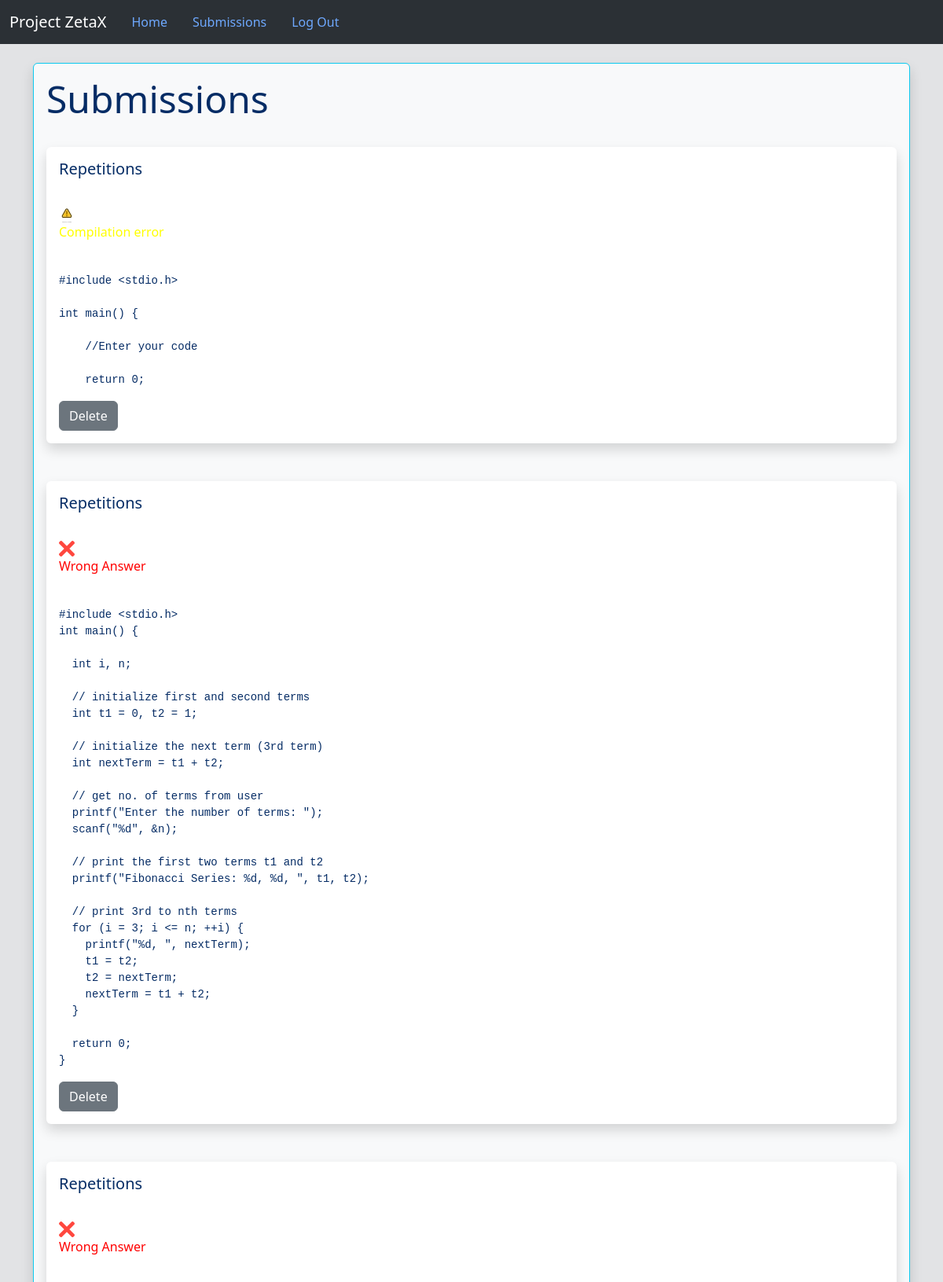
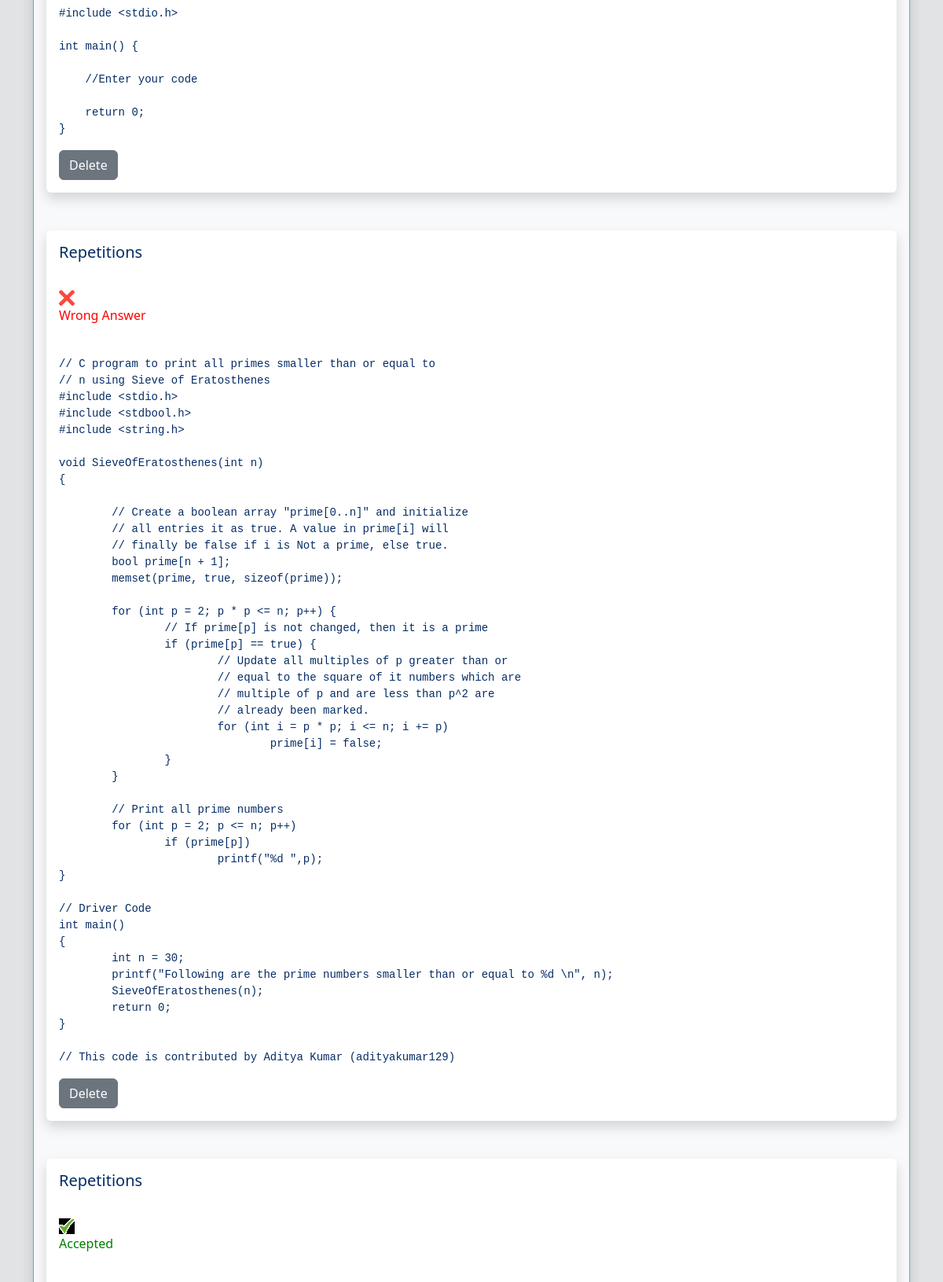
Page /get_submissions/2 (signed in, upper part) on the committed database (2 pictures, top to bottom).
### Project/models.py (models this page shows, shortened)
class Problem(db.Model):
    __bind_key = 'problems'
    id = db.Column(db.Integer, primary_key=True)
    title = db.Column(db.String(100), nullable=False)
    description = db.Column(db.String(2000), nullable=False)
    sample_input = db.Column(db.String(100), nullable=False)
    sample_output = db.Column(db.String(100), nullable=False)
    exe_time = db.Column(db.Integer, nullable=False)
    exe_space = db.Column(db.Integer, nullable=False)
    judging_testcases = db.Column(db.String(1000000),nullable=False)
    exp_testcases_output = db.Column(db.String(1000000),nullable=False)
    user_id = db.Column(db.Integer, db.ForeignKey('user.id'))
    submission = db.relationship('Submissions',backref='problem')

class Submissions(db.Model):
    __bind_key = 'submissions'
    id = db.Column(db.Integer,primary_key=True)
    user_code = db.Column(db.String(100000))
    status = db.Column(db.String(100),nullable=False)
    user_id = db.Column(db.Integer,db.ForeignKey('user.id'))
    problem_id = db.Column(db.Integer,db.ForeignKey('problem.id'))

### Project/routes.py (the view)
    def wrapped_function_contestant(*args,**kwargs):
        if (current_user.is_authenticated) and (current_user.type != 'Contestant'):
            flash("Please log in as Contestant to access this page",'error')
            return redirect(url_for('home'))
        return inner_func(*args,**kwargs)

### Project/models.py (called while the page is built)
@login_manager.user_loader
def load_user(id):
    return User.query.get(int(id))

### Project/routes.py (called while the page is built)
def contestant_required(inner_func):
    def wrapped_function_contestant(*args,**kwargs):
        if (current_user.is_authenticated) and (current_user.type != 'Contestant'):
            flash("Please log in as Contestant to access this page",'error')
            return redirect(url_for('home'))
        return inner_func(*args,**kwargs)
    wrapped_function_contestant.__name__ = inner_func.__name__
    return wrapped_function_contestant

@app.route('/get_submissions/<int:id>',methods=['GET','POST'])
@login_required
@contestant_required
def get_submissions(id):
    contestant = User.query.get_or_404(id)
    problems = Problem.query.all()
    return render_template('submissions.html',submissions=contestant.submissions,problems=problems)

### Project/templates/submissions.html (shortened to what this page needs)
{% extends 'base.html' %}
{% block content %}
    <br/>
    <div class="container-fluid bg-body-tertiary border border-info shadow p-3 mb-5 rounded">
        <h1>Submissions</h1>
        <br/>
        {% for submission in submissions %}
            {% for problem in problems %}
                {% if problem.id == submission.problem_id %}
                    <div  class="shadow p-3 mb-5 bg-body rounded">
                        <h4>{{ problem.title }}</h4><br/>
                        {% if submission.status == "Accepted" %}
                            <img src="{{ url_for('static',filename='assets/right.jpg')}}">
                            <p style="color: green;">Accepted</p>
                        {% elif submission.status == "Wrong Answer" %}
                            <img src="{{ url_for('static',filename='assets/wrong.png')}}">
                            <p style="color: red;">Wrong Answer</p>
                        {% else %}
                            <img src="{{ url_for('static',filename='assets/compilation_error.jpg')}}">
                            <p style="color: yellow;">Compilation error</p>
                        {% endif %}
                        <br/>
                        <pre id="user_code" class="prettyprint">{{ submission.user_code }}</pre>
                        <a href="/delete_submission/{{submission.id}}" class="btn btn-secondary">Delete</a>
                    </div>
                {% endif %}
            {% endfor %}
        {% endfor %}
    </div>
{% endblock %}

### Project/static/CSS/editor-styles.css (style rules this page uses)
:root { --editor-bg: #eee; --editor-border: #3f87a6; }
* { padding: 0; margin: 0; box-sizing: border-box; }
html, body { height: 100%; width: 100%; }

### Project/static/CSS/style-home.css (style rules this page uses)
h1 { font-size: 48px; }
h4 { font-size: 20px; }
a { font-size: 18px; color: #000000; }

### rows in the picture
Submissions: user_code "#include <stdio.h> int main() { //Enter your code return 0;"
Problem: title "Repetitions", shows a picture
Submissions: user_code "#include <stdio.h> int main() { int i, n; // initialize first and second terms int t1 = 0, t2 = 1; // initialize the next term (3rd term) int nextTerm = t1 + t2; // get no. of terms from user printf(\"Enter the number of terms: \"); scanf(\"%d\", &n); // print the first two terms t1 and t2 printf(\"Fibonacci Series: %d, %d, \", t1, t2); // print 3rd to nth terms for (i = 3; i <= n; ++i) { printf(\"%d, \", nextTerm); t1 = t2; t2 = nextTerm; nextTerm = t1 + t2; } return 0; }"
Submissions: user_code "#include <stdio.h> int main() { //Enter your code return 0; }"
Submissions: user_code "// C program to print all primes smaller than or equal to // n using Sieve of Eratosthenes #include <stdio.h> #include <stdbool.h> #include <string.h> void SieveOfEratosthenes(int n) { // Create a boolean array \"prime[0..n]\" and initialize // all entries it as true. A value in prime[i] will // finally be false if i is Not a prime, else true. bool prime[n + 1]; memset(prime, true, sizeof(prime)); for (int p = 2; p * p <= n; p++) { // If prime[p] is not changed, then it is a prime if (prime[p] == true) { // Update all multiples of p greater than or // equal to the square of it numbers which are // multiple of p and are less than p^2 are // already been marked. for (int i = p * p; i <= n; i +=…"
